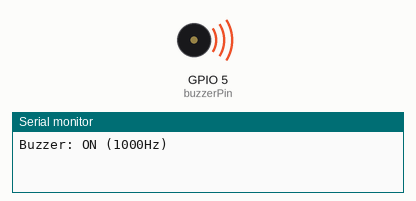
This program was run on a simulated ESP32. Shown: buzzer (waves = sounding), the last lines printed to the serial monitor.

Above: at 0.2 s.
At 3.5 s:
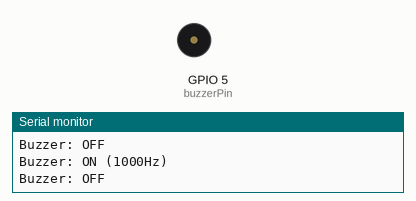
Timing chart, 0 to 5.8 s (numbered marks = the images above):
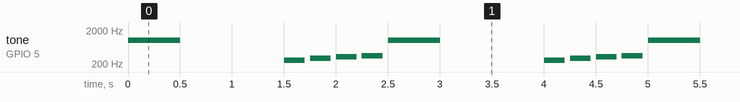

Measured:
- by itself, tone on GPIO 5 (buzzerPin): repeats every 2.5 s: silent 1.0 s, 262 Hz 0.20 s, silent 0.05 s, 294 Hz 0.20 s, silent 0.05 s, 330 Hz 0.20 s, silent 0.05 s, 349 Hz 0.20 s, silent 0.05 s, 1000 Hz 0.50 s

The program:

main.cpp
```cpp
#include <Arduino.h>
// Define the buzzer pin
const int buzzerPin = 5;

void playMelody() {
  int notes[] = {262, 294, 330, 349}; // C4, D4, E4, F4
  for (int i = 0; i < 4; i++) {
    tone(buzzerPin, notes[i]);
    delay(200);
    noTone(buzzerPin);
    delay(50);
  }
}

void setup() {
  // No special setup needed for tone()
  Serial.begin(115200);
}

void loop() {
  Serial.println("Buzzer: ON (1000Hz)");

  // Play a 1000Hz tone
  tone(buzzerPin, 1000);
  delay(500);

  Serial.println("Buzzer: OFF");

  // Stop the tone
  noTone(buzzerPin);
  delay(1000);

  // Simple melody test (Passive Buzzer only)
  playMelody();
}
```
